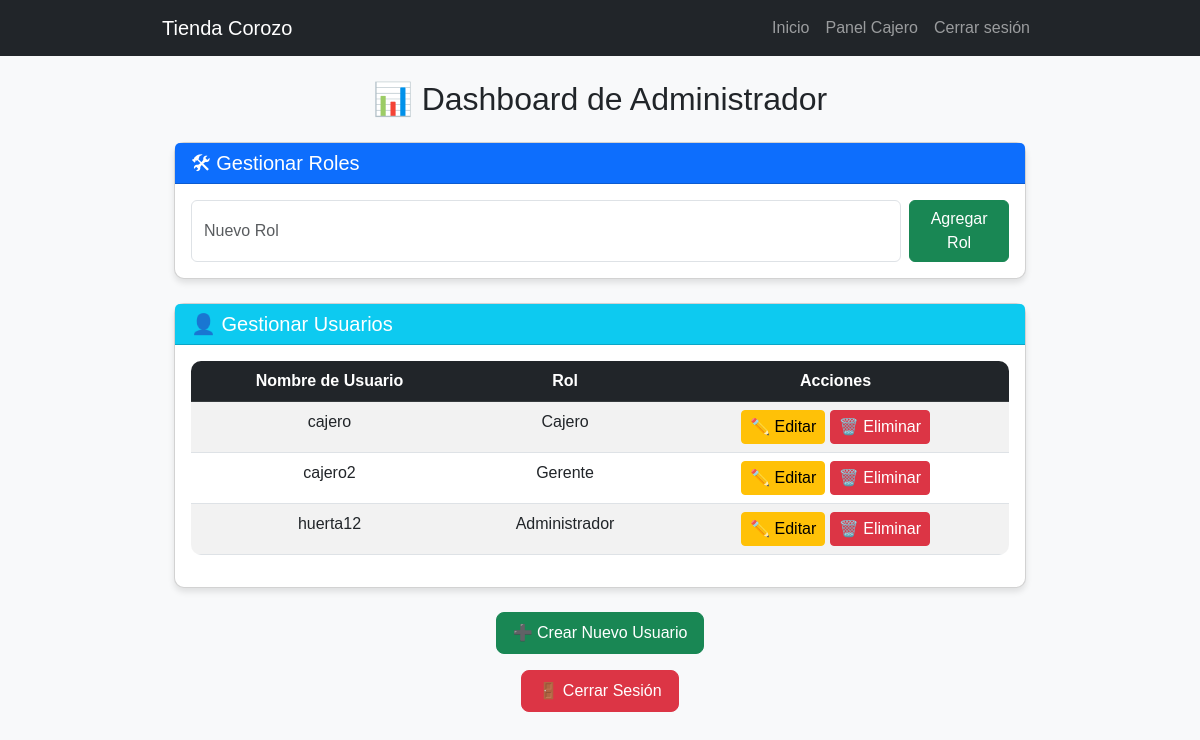
/dashboard/ (signed in), run on the app's committed database.
### tasks/models.py (models this page shows, shortened)
class Usuario(models.Model):
    user = models.OneToOneField(User, on_delete=models.CASCADE)  # Usa la tabla de Django
    rol = models.ForeignKey(Rol, on_delete=models.CASCADE)

class Rol(models.Model):
    nombre_rol = models.CharField(max_length=50, unique=True)

### tasks/utils.py (the view)
    def wrapper(request, *args, **kwargs):
        if not request.user.is_superuser:
            return redirect('home')  # Redirige a home si el usuario no es superusuario
        return view_func(request, *args, **kwargs)

### tasks/context_processors.py (called while the page is built)
def rol_usuario(request):
    if request.user.is_authenticated:
        try:
            return {'user_rol': request.user.usuario.rol.nombre_rol}
        except:
            return {'user_rol': None}
    return {'user_rol': None}

### tasks/utils.py (called while the page is built)
def superuser_required(view_func):
    def wrapper(request, *args, **kwargs):
        if not request.user.is_superuser:
            return redirect('home')  # Redirige a home si el usuario no es superusuario
        return view_func(request, *args, **kwargs)
    return wrapper

### tasks/views.py (called while the page is built)
@superuser_required
def admin_dashboard(request):
    usuarios = Usuario.objects.all()
    roles = Rol.objects.all()
    return render(request, 'admin_dashboard.html', {'usuarios': usuarios, 'roles': roles})

### tasks/templates/admin_dashboard.html (shortened to what this page needs)
{% extends 'base.html' %}
{% load static %}
{% block content %}
<div class="container mt-4">
    <h2 class="text-center mb-4">📊 Dashboard de Administrador</h2>
    <div class="card mb-4">
        <div class="card-header bg-primary text-white">
            <h5 class="mb-0">🛠 Gestionar Roles</h5>
        </div>
        <div class="card-body">
            <form method="POST" class="d-flex">
                <input type="text" name="nombre_rol" class="form-control me-2" placeholder="Nuevo Rol" required>
                <button type="submit" class="btn btn-success">Agregar Rol</button>
            </form>
        </div>
    </div>
    <div class="card">
        <div class="card-header bg-info text-white">
            <h5 class="mb-0">👤 Gestionar Usuarios</h5>
        </div>
        <div class="card-body">
            <table class="table table-striped text-center">
                <thead class="table-dark">
                    <tr>
                        <th>Nombre de Usuario</th>
                        <th>Rol</th>
                        <th>Acciones</th>
                    </tr>
                </thead>
                <tbody>
                    {% for usuario in usuarios %}
                        <tr>
                            <td>{{ usuario.user.username }}</td>
                            <td>{{ usuario.rol.nombre_rol }}</td>
                            <td>
                                <a href="{% url 'edit_user' usuario.id %}" class="btn btn-warning btn-sm">✏️ Editar</a>
                                <a href="{% url 'delete_user' usuario.id %}" class="btn btn-danger btn-sm">🗑️ Eliminar</a>
                            </td>
                        </tr>
                    {% endfor %}
                </tbody>
            </table>
        </div>
    </div>
    <div class="text-center mt-4">
        <a href="{% url 'create_user' %}" class="btn btn-success btn-lg">➕ Crear Nuevo Usuario</a>
    </div>
    <div class="text-center mt-3">
        <a href="{% url 'logout' %}" class="btn btn-danger btn-lg">🚪 Cerrar Sesión</a>
    </div>
</div>
{% endblock %}

### tasks/static/css/base.css (style rules this page uses)
body { font-family: Arial, sans-serif; background-color: #f8f9fa; }
.container { max-width: 900px; margin: auto; }
.card { border-radius: 10px; box-shadow: 0 4px 6px rgba(0, 0, 0, 0.1); }
.table { border-radius: 10px; overflow: hidden; }
.btn { font-size: 16px; }

### data on the page
Usuario: user.username "cajero", rol.nombre_rol "Cajero"
Usuario: user.username "cajero2", rol.nombre_rol "Gerente"
Usuario: user.username "huerta12", rol.nombre_rol "Administrador"
